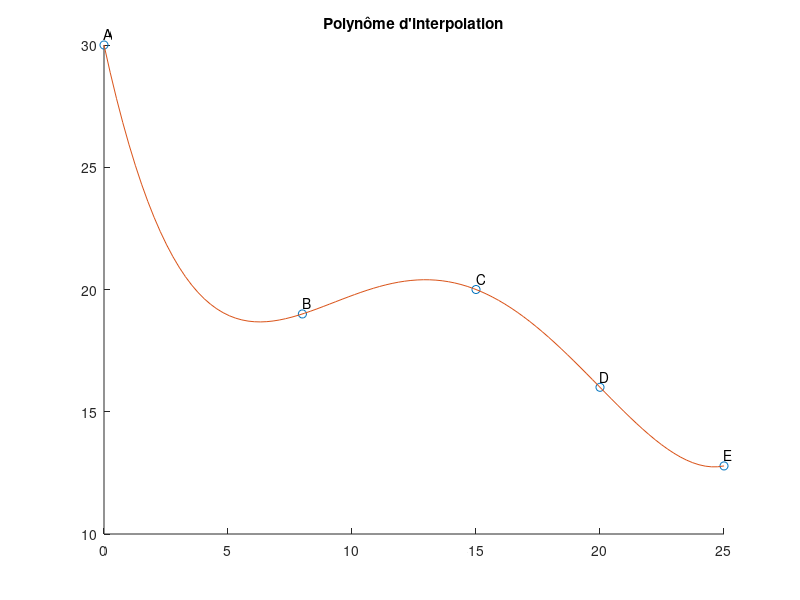

This chart was generated by the following MATLAB code:

%% Clean up
clc % vide ligne de commande
clear all % vide workspace
close all % vide fenetres et graphiques

%% Trajectoire - polynome d'interpolation

xn = [0 8 15 20 25 ];
yn = [ 30 19 20 16 12.7843 ];
names = {'A', 'B', 'C', 'D', 'E'}

P = [ 1 xn(1) xn(1)^2 xn(1)^3 xn(1)^4;
      1 xn(2) xn(2)^2 xn(2)^3 xn(2)^4;
      1 xn(3) xn(3)^2 xn(3)^3 xn(3)^4;
      1 xn(4) xn(4)^2 xn(4)^3 xn(4)^4;
      1 xn(5) xn(5)^2 xn(5)^3 xn(5)^4 ]

A = pinv(P)*yn'

r = roots([A(5)*4 A(4)*3 A(3)*2 A(2)])
x = linspace(0,25);
g = A(1) + A(2)*x + A(3)*x.^2 + A(4)*x.^3 + A(5)*x.^4;

figure
hold on
plot(xn, yn, 'o')
plot(x, g)
title("Polynôme d'interpolation")
text(xn, yn+0.45, names)
hold off

%% Trajectoire - polynome d'approximation
dx = 10;
xn = [0:dx:100];
yn = [ 0.87 0.78 0.71 0.61 0.62 0.51 0.51 0.49 0.46 0.48 0.46 ];

p = [ 1 xn(1) xn(1)^2 xn(1)^3 xn(1)^4 xn(1)^5 xn(1)^6 xn(1)^7;
      1 xn(2) xn(2)^2 xn(2)^3 xn(2)^4 xn(2)^5 xn(2)^6 xn(2)^7;
      1 xn(3) xn(3)^2 xn(3)^3 xn(3)^4 xn(3)^5 xn(3)^6 xn(3)^7;
      1 xn(4) xn(4)^2 xn(4)^3 xn(4)^4 xn(4)^5 xn(4)^6 xn(4)^7;
      1 xn(5) xn(5)^2 xn(5)^3 xn(5)^4 xn(5)^5 xn(5)^6 xn(5)^7 ]

k = pinv(p)
yn_t = yn'
%coeff = k.*yn_t

%plot(xn, yn, 'o')
  
%[p,S] = polyfit(x,y,n)

%x1 = linspace(0,100);
%y1 = polyval(p,x1);
%figure
%plot(x,y,'o')
%hold on
%plot(x1,y1)
%hold off

%g = 0.0001*x.^2 - 0.0092*x + 0.8668;

% Erreur quadratique
%E = sum((g-y).^2)
%E2 = (g-y)'*(g-y);

% RMSE
%err_rms = sqrt(mean((g-y).*(g-y)))

%% Coussin-trampoline

mg = 9.81*80;
h0 = 5;
hr = 0;
k = 6000;

a = (1/2)*k;
b = mg;
c = -mg*h0;

hf1 = (-b + sqrt((b^2)-(4*a*c)))/(2*a)
hf2 = (-b - sqrt((b^2)-(4*a*c)))/(2*a)

%% Ballon-mousse et minuterie

vb = -1;
mb = 8;
coeff_res = 0;

%% Bassin d'eau

kf = 0.95;
b = 47;
g = 9.8;
m = 80;
mg = m*g;
h1 = 10;
vf = 1;

% Vitesse initiale
vi = sqrt(2*g*h1);

% Point d'operation
v0 = sqrt( (mg.*(1-kf)) ./ b )

% Constantes
C = ( (g*(1-kf)) / v0 ) - ( b*v0 / m );
K = ( (-g*(1-kf)) / v0^2 ) - ( b / m );

% Vitesses
dvi = vi - v0;
dvf = vf - v0;

% Hauteur z
z = (log(dvf) - log(dvi)) ./ K 
